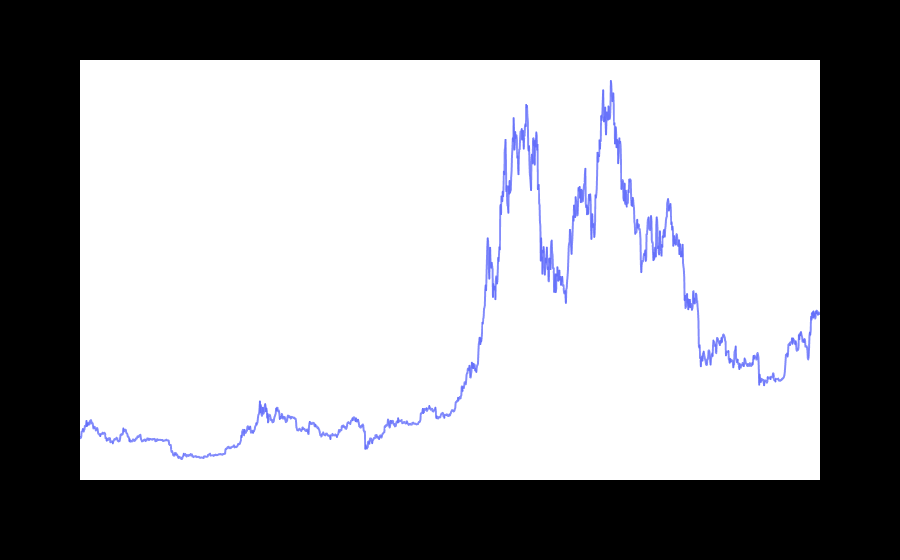

Notebook source saved alongside this figure:
### Code cell
fig = px.line(closedf, x=closedf.Date, y=closedf.Close,labels={'date':'Date','close':'Close Stock'})
fig.update_layout({
    'plot_bgcolor': 'black',
    'paper_bgcolor': 'black'
})
fig.update_traces(marker_line_width=2, opacity=0.8, marker_line_color='orange')
fig.update_layout(title_text='Considered period to predict Bitcoin close price', 
                  plot_bgcolor='white', font_size=15, font_color='black')
fig.update_xaxes(showgrid=False)
fig.update_yaxes(showgrid=False)
fig.show()

### Figure 1 — Plotly figure (JSON) as saved in the notebook; plotly's stock layout.template omitted (floating-point values rounded to 4 significant figures; data arrays with more than 128 entries replaced by an {"elided": "..."} marker saying what was removed)
{"data": [{"hovertemplate": "Date=%{x}<br>Close=%{y}<extra></extra>", "legendgroup": "", "line": {"color": "#636efa", "dash": "solid"}, "marker": {"line": {"color": "orange", "width": 2}, "symbol": "circle"}, "mode": "lines", "name": "", "opacity": 0.8, "showlegend": false, "type": "scattergl", "x": {"elided": "1827 str values"}, "xaxis": "x", "y": {"elided": "1827 float values"}, "yaxis": "y"}], "layout": {"font": {"color": "black", "size": 15}, "legend": {"tracegroupgap": 0}, "margin": {"t": 60}, "paper_bgcolor": "black", "plot_bgcolor": "white", "title": {"text": "Considered period to predict Bitcoin close price"}, "xaxis": {"anchor": "y", "domain": [0, 1], "showgrid": false, "title": {"text": "Date"}}, "yaxis": {"anchor": "x", "domain": [0, 1], "showgrid": false, "title": {"text": "Close"}}}}
